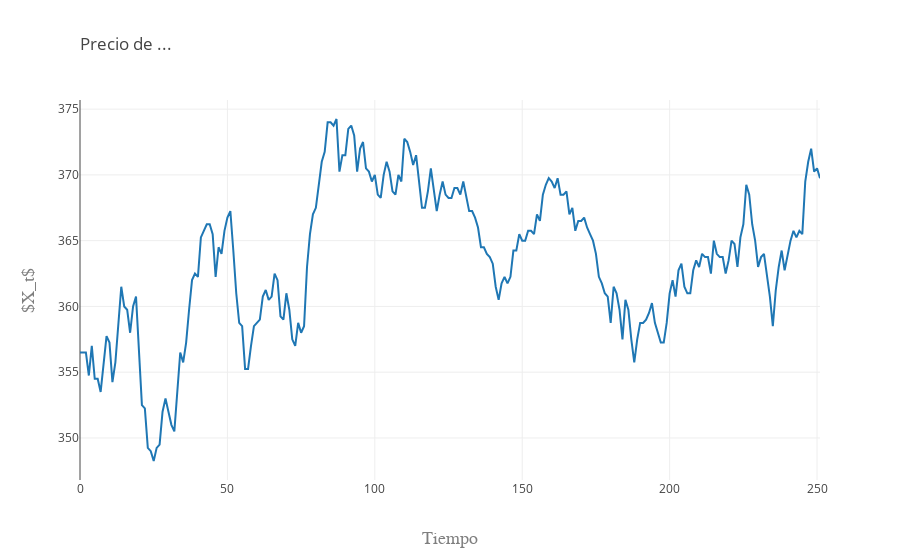

The code cell stored with this chart in its notebook:
### Markdown cell above
**Gráfica de la acción**

### Code cell
trace1 = go.Scatter(
    y = X,
    x = np.arange(N),
    name = '$X_1$'
)

data = [trace1]
layout = go.Layout(
    title=go.layout.Title(
        text='Precio de ...',
        xref='paper',
        x=0
    ),
    xaxis=go.layout.XAxis(
        title=go.layout.xaxis.Title(
            text='Tiempo',
            font=dict(
                family='Arial',
                size=18,
                color='#7f7f7f'
            )
        )
    ),
    yaxis=go.layout.YAxis(
        title=go.layout.yaxis.Title(
            text='$X_t$',
            font=dict(
                family='Arial',
                size=18,
                color='#7f7f7f'
            )
        )
    )
)
fig = go.Figure(data=data, layout=layout)
py.iplot(fig, filename='Accion')

### Figure 1 — Plotly figure (JSON) as saved in the notebook; plotly's stock layout.template omitted (floating-point values rounded to 4 significant figures; data arrays with more than 128 entries replaced by an {"elided": "..."} marker saying what was removed)
{"data": [{"name": "$X_1$", "type": "scatter", "uid": "674b0594-bacf-4920-bb24-81a766da5894", "x": {"elided": "252 int values"}, "y": {"elided": "252 float values"}}], "layout": {"autosize": true, "title": {"text": "Precio de ...", "x": 0, "xref": "paper"}, "xaxis": {"autorange": true, "range": [0, 251], "title": {"font": {"color": "#7f7f7f", "family": "Arial", "size": 18}, "text": "Tiempo"}, "type": "linear"}, "yaxis": {"autorange": true, "range": [346.8, 375.7], "title": {"font": {"color": "#7f7f7f", "family": "Arial", "size": 18}, "text": "$X_t$"}, "type": "linear"}}}
